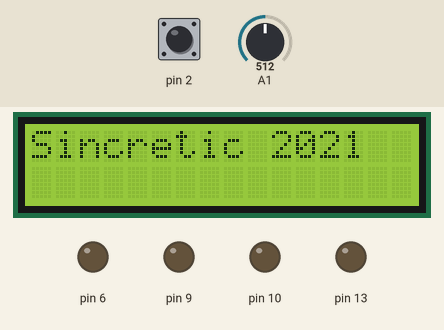
A sketch run on a simulated Arduino Uno, built with avr-gcc and run on an emulated ATmega328P. Parts: 16×2 character LCD, output pins drawn as LEDs (lit = HIGH). Inputs (shaded band) come from the test bench; at power-on: pin 2 HIGH, A1 = 512. What the sketch prints to the serial monitor is not drawn.

Above: at 0.1 s.
At 3.1 s:
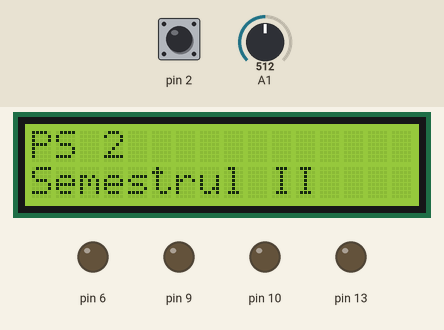
3.2 s: pin 2 pulled LOW for 1.05 s
Timing chart, 0 to 6.2 s (numbered marks = the images above; inputs shaded):
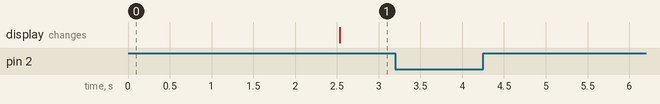

The sketch:

Module_integrate.ino
```cpp
#define FCPU 16000000
#define FOSC 16000000 // Clock Speed
#define BAUD 9600
#define MYUBRR FOSC/16/BAUD-1

#define MSG_MAX_LEN 32
#define FLOOD_COUNT_DETECTION_CYCLES 10

#include <LiquidCrystal.h>
#include <avr/io.h>

int volatile time_count = 0;

const int rs = 12, en = 11, d4 = 4, d5 = 3, d6 = 8, d7 = 5;
LiquidCrystal lcd(rs, en, d4, d5, d6, d7);//Adresa, coloane, linii

int pwm_val[3][2];
bool pwm_parsing = false;
int pwm_pos = 0;

char msg_val[MSG_MAX_LEN + 1];
bool msg_parsing = false;
int msg_pos = 0;
volatile bool msg_rec_completed = false;
volatile bool refresh_needed = false;

static char row_up[17] = "PS 2";
static char row_down[17] = "Semestrul II";

volatile bool flood_detected = false;
volatile int flood_count = 0;

void setup() {
  DDRB |= 1 << PB5;

  OCR2A = 65535; // 100 ms
  TCCR2A |= 1 << WGM21;
  TCCR2B |= (1 << CS22) | (1 << CS20) | (1 << CS21);
  TIMSK2 = (1 << OCIE2A);

  USART_Init(MYUBRR);
  PWM_Init();
  adc_init();
  Disp_Init();
  EINT_Init();

  sei();
}

void loop() {
  if (true == flood_detected)
    {
      cli();
      char buf[] = "!INUNDATIE!\n";
      for (int i = 0; i < strlen(buf); i++)
      {
        USART_Transmit(buf[i]);
      }
      //flood_detected = false;
    }
   else if (true == msg_rec_completed)
  {

      memset(row_up, 0, sizeof(row_up));
      memset(row_down, 0, sizeof(row_down));
      memcpy(row_up, &msg_val[0], 16);
      memcpy(row_down, &msg_val[16], 16);

      msg_rec_completed = false;
      memset(msg_val, 0, sizeof(msg_val));

  }
  if (true == refresh_needed)
  {
    Refresh_Display();
  }
}

void USART_Init(unsigned int ubrr)
{
  /* Set baud rate */
  UBRR0H = (unsigned char)(ubrr>>8);
  UBRR0L = (unsigned char)ubrr;
  /* Enable receiver and transmitter */
  UCSR0B = (1<<RXEN0)|(1<<TXEN0) | (1 << RXCIE0);
  /* Set frame format: 8data, 2stop bit */
  UCSR0C = (1<<USBS0)|(3<<UCSZ00);
}

void PWM_Init(void)
{
  // 1. LED ca iesire.
  DDRB |= 1 << PB2; //red
  DDRB |= 1 << PB1; //green
  DDRD |= 1 << PD6; //blue

  // 2. Alegem Timer PWM CS
  TCCR0B = (1 << CS02);
  TCCR1B = (1 << CS12);

  // 3. Mod FAST PWM
  TCCR0A |= (1 << WGM00) | (1 << WGM01);
  TCCR1A |= 1 << WGM10;
  TCCR1B |= 1 << WGM12;

  // 4. Setam OCR output mode
  TCCR0A |= (1 << COM0A1);
  TCCR1A |= (1 << COM1A1);
  TCCR1A |= (1 << COM1B1);


  // 5. Test valori OCR   // P 22 44 98 W
  OCR1B = 0;    // Red
  OCR1A = 0;    // Green
  OCR0A = 0;    // Blue
}

void adc_init()
{
  ADCSRA |= ((1<<ADPS2)|(1<<ADPS1)|(1<<ADPS0));
  ADMUX  |= (1<<REFS0);
  ADCSRA |= (1<<ADEN);
  ADCSRA |= (1<<ADSC);
}

void Disp_Init(void)
{
   // set up the LCD's number of columns and rows:
  lcd.begin(16, 2);
  // Print a message to the LCD.
  lcd.print("Sincretic 2021");
}

void EINT_Init(void)
{
  PORTD |= (1 << PORTD2); // Rezistor de tip pull-up activat
  EICRA = 0;
  EIMSK |= 1 << INT0;
}

ISR(INT0_vect)
{
  flood_count++;
  if (flood_count > FLOOD_COUNT_DETECTION_CYCLES)
  {
    flood_detected = true;
    flood_count = 0;
    // Avem cotinuintate intre PD2 si GND, posibil eveniment inundatie
  }
}

ISR(USART_RX_vect)
{
   char c = USART_Receive();
   if(c == '`')
   {
     PORTB |= 1 << PB5;
   }
   else if (c == '~')
   {
     PORTB &= ~(1 << PB5);
   }
   else if (c == '$')
   {
     // incepem parsare PWM
     pwm_parsing = true;
     pwm_pos = 0;
   }
   else if (c == '&')
   {
      // incheiem parsarea PWM
      pwm_parsing = false;

      OCR1B = pwm_val[0][0] * 10 + pwm_val[0][1];    // Red
      OCR1A = pwm_val[1][0] * 10 + pwm_val[1][1];    // Green
      OCR0A = pwm_val[2][0] * 10 + pwm_val[2][1];    // Blue
   }
   else if (c == '#')
   {
       msg_parsing = true;
       msg_pos = 0;
   }
   else if (c == '^')
   {
       msg_parsing = false;
       msg_rec_completed = true;
   }
   else
   {
    if (pwm_parsing == true)
    {
      // salvam valorile pwm...
      pwm_val[pwm_pos/2][pwm_pos%2] = c - '0';
      pwm_pos++;
    }
    if (msg_parsing == true)
    {
      if (('\n' != c) && (msg_pos < MSG_MAX_LEN))
      {
        msg_val[msg_pos++] = c;
      }
    }
  }

}

ISR(TIMER2_COMPA_vect)
{
  time_count++;
  if (!(time_count % 150))
  {
     refresh_needed = true;
  }

  if (!(time_count % 50))
  {
    Transmitere_Temperatura();
  }

  if (!(time_count % 100)){
    Transmitere_water();
  }
}

unsigned char USART_Receive(void)
{
  /* Wait for data to be received */
  while (!(UCSR0A & (1<<RXC0)))
  ;
  /* Get and return received data from buffer */
  return UDR0;
}

void USART_Transmit(unsigned char data)
{
  /* Wait for empty transmit buffer */
  while (!(UCSR0A & (1<<UDRE0)))
  ;
  /* Put data into buffer, sends the data */
  UDR0 = data;
}

uint16_t read_adc(uint8_t channel)
{
  ADMUX &= 0xf0;
  ADMUX |= channel;
  ADCSRA |= (1<<ADSC);
  while(ADCSRA & (1<<ADSC));
  return ADC;
}

double read_water() //read and return temperature
{
 int reading;
 reading=read_adc(3);
 return reading;
}

void Transmitere_water() //read and return temperature
{
 int water = read_water();
  if (water < 100)
  {
   flood_detected = false;
  }
  else if (water > 100 && water < 450)
  {
  flood_detected = false;
  }
  else if (water > 450){
     flood_count++;
  if (flood_count > FLOOD_COUNT_DETECTION_CYCLES)
  {
    flood_detected = true;
    flood_count = 0;
    // Avem cotinuintate intre PD2 si GND, posibil eveniment inundatie
  }
    }
}

void Transmitere_Temperatura() //read and return temperature
{
 float voltage=0;
 float temperatureCelsius=0; int reading;
 reading=read_adc(1);
 voltage=reading*5.0; voltage/=1024.0;
 temperatureCelsius=(voltage-0.5)*100;

 int parte_intreaga, parte_zecimala;
 int int_temperatureCelsius = temperatureCelsius * 100;

  parte_intreaga = int_temperatureCelsius/100;
  parte_zecimala = int_temperatureCelsius % 100;

  char buf[50];
  memset(buf, 0, sizeof(buf));
  sprintf(buf, "T=%d.%d\n", parte_intreaga, parte_zecimala);
  //sprintf(buf, "T=%f\n", temperatureCelsius); aparent nu mere %f pe serial nuj de ce

  for (int i=0; i < strlen(buf); i++)
  {
    USART_Transmit(buf[i]);
  }
}

void Refresh_Display()
{
  cli();
  lcd.begin(16,2);
  lcd.clear();
  lcd.setCursor(0, 0);
  lcd.print(row_up);
  lcd.setCursor(0, 1);
  lcd.print(row_down);
  refresh_needed = false;
  sei();
}
```

Measured:
- after the input at 3.2 s, every drawn part: stays the same
